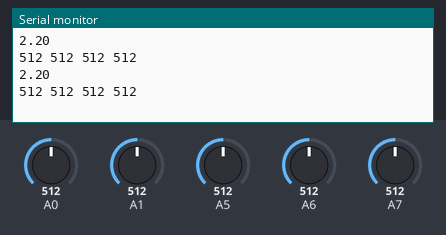
Simulated run of this sketch. Board: Arduino Nano, built with avr-gcc and run on an emulated ATmega328P. Parts: the last lines printed to the serial monitor. Inputs (shaded band) come from the test bench; at power-on: A0 = 512, A1 = 512, A5 = 512, A6 = 512, A7 = 512.

Above: at 1.8 s.
1.9 s: A0 set to 716
At 2.8 s:
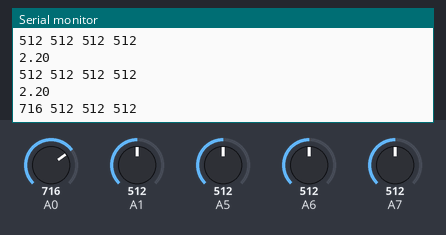
3.4 s: A1 set to 716
At 4.7 s:
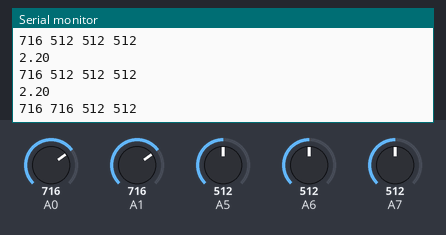
4.9 s: A5 set to 716
At 5.6 s:
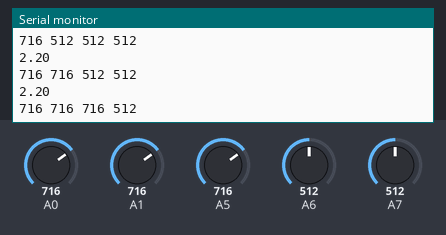
6.4 s: A6 set to 716
At 7.7 s:
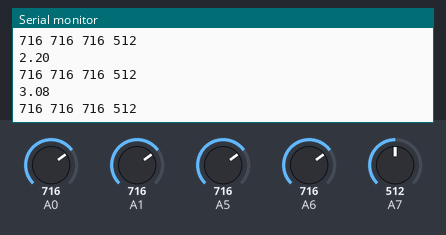
7.9 s: A7 set to 716
At 8.8 s:
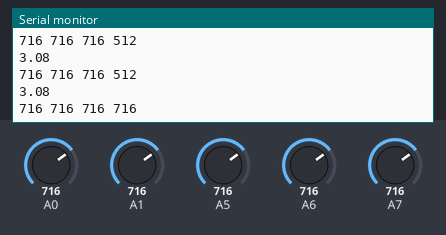
9.4 s: A0 set to 992
At 10.8 s:
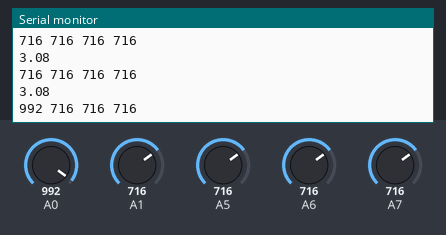
Timing chart, 0 to 11.9 s (numbered marks = the images above; inputs shaded):
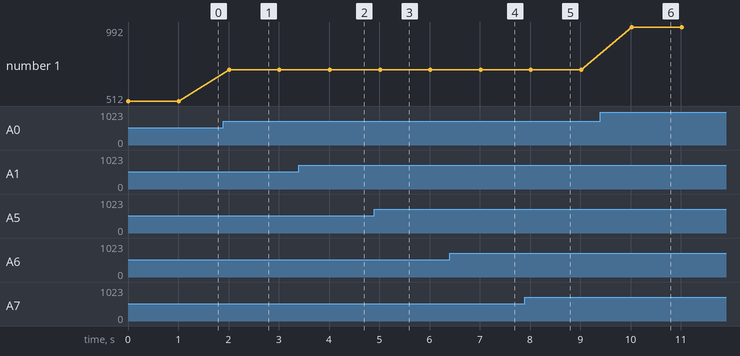

The sketch:

LiPo_3.7_Monitor.ino
```cpp
/*
  Read LiPo 3.7v battery voltage on an Elegoo Nano
  Having issues with the 1:4 voltage dividers readings with 0.1 µF capacitor in parallel with the 2nd 1MΩ resistor
  Based on https://jeelabs.org/2013/05/16/measuring-the-battery-without-draining-it/
*/

// the setup routine runs once when you press reset:
void setup() {
  // Use internal 1.1v reference voltage to scale against
  analogReference(INTERNAL);
  // Not sure if this is necessary but added it in
  pinMode(A6, INPUT);

  // initialize serial communication at 9600 bits per second:
  Serial.begin(9600);
}

void loop() {
  // int sensorValue = analogRead(A6);
  // print out the value you read:
  // Serial.println(sensorValue);

  // with analogReference(INTERNAL);
  // 811 with no battery connected
  // 1023 with battery connected

  // with default reference (5v)
  // 636 with battery (scales to 3.1 v reading, which would mean the undivided voltage was 12.4v) (measured 3.85v on lipo alarm)
  // 190 without battery connected (scales to 0.92v, or 3.71v pre-divider)

  float voltage;
  voltage = analogRead(A6) * 4 * 1.1 / 1024;
  Serial.println(voltage);
  Serial.print(analogRead(A0));
  Serial.print(" ");
  Serial.print(analogRead(A1));
  Serial.print(" ");
  Serial.print(analogRead(A5));
  Serial.print(" ");
  Serial.println(analogRead(A7));


  // with reference default 5v
  // 0.68 with battery plugged in; x4 voltage divider = 2.72v (measured 3.85v on lipo alarm)
  // 0.21 with battery unplugged; x4 voltage divider = 0.84v

  // with reference 1.1v
  // 4.40v with batt plugged in
  // 3.76v with batt unplugged, then settled down to 3.54

  delay(1000);        // delay in between reads for stability
}
```

Measured:
- after the input at 1.9 s, the serial monitor: prints a new line after 0.11 s (image 1)
- after the input at 3.4 s, the serial monitor: prints a new line after 0.61 s (image 2)
- after the input at 4.9 s, the serial monitor: prints a new line after 0.11 s (image 3)
- after the input at 6.4 s, the serial monitor: prints a new line after 0.61 s (image 4)
- after the input at 7.9 s, the serial monitor: prints a new line after 0.12 s (image 5)
- after the input at 9.4 s, the serial monitor: prints a new line after 0.62 s (image 6)
- plotted number 1: 512 → 716 after the input at 1.9 s, 716 → 992 after the input at 9.4 s
